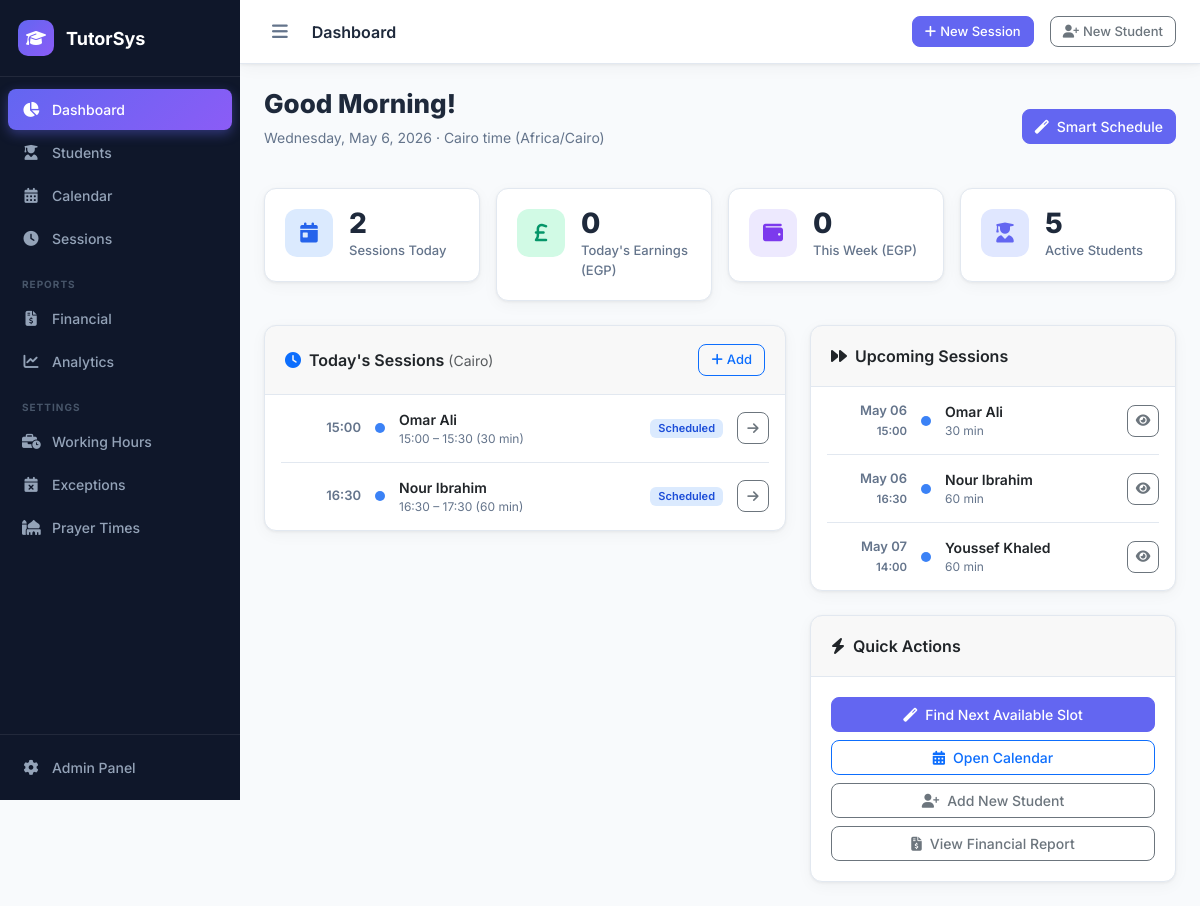
The page / on the database its author committed.
### scheduler/models.py (models this page shows, shortened)
class Session(models.Model):
    STATUS_CHOICES = [
        ('scheduled', _('Scheduled')),
        ('completed', _('Completed')),
        ('cancelled', _('Cancelled')),
        ('missed', _('Missed')),
    ]
    student = models.ForeignKey(Student, on_delete=models.CASCADE, related_name='sessions')
    start_time = models.DateTimeField()
    end_time = models.DateTimeField()
    status = models.CharField(max_length=20, choices=STATUS_CHOICES, default='scheduled')
    is_makeup = models.BooleanField(default=False)
    original_session = models.ForeignKey('self', on_delete=models.SET_NULL, null=True, blank=True, related_name='makeup_sessions')
    recurring_schedule = models.ForeignKey(RecurringSchedule, on_delete=models.SET_NULL, null=True, blank=True, related_name='sessions', help_text=_('The recurring pattern this session was generated from.'))
    is_override = models.BooleanField(default=False, help_text=_('True when this session has been individually modified from its recurring pattern.'))
    is_recurring = models.BooleanField(default=False)
    notes = models.TextField(blank=True)
    created_at = models.DateTimeField(auto_now_add=True)
    class Meta:
        ordering = ['start_time']
    @property
    def duration_minutes(self):
        delta = self.end_time - self.start_time
        return int(delta.total_seconds() / 60)

class Student(models.Model):
    name = models.CharField(max_length=200)
    phone = models.CharField(max_length=20, blank=True)
    notes = models.TextField(blank=True)
    country = models.CharField(max_length=100, blank=True)
    timezone = models.CharField(max_length=64, default='UTC')
    created_at = models.DateTimeField(auto_now_add=True)
    is_active = models.BooleanField(default=True)

### scheduler/views.py (the view)
# urls.py: path('', views.dashboard, name='dashboard'),
def dashboard(request):
    today = timezone.localdate()
    now = timezone.now()
    today_sessions = Session.objects.filter(start_time__date=today).select_related('student').order_by('start_time')
    upcoming = Session.objects.filter(start_time__gte=now, status='scheduled').select_related('student').order_by('start_time')[:5]
    today_earnings = sum(s.earnings for s in today_sessions.filter(status='completed'))
    week_start = today - timedelta(days=today.weekday())
    week_end = week_start + timedelta(days=6)
    week_earnings = sum(s.earnings for s in Session.objects.filter(start_time__date__gte=week_start, start_time__date__lte=week_end, status='completed').select_related('student'))
    total_students = Student.objects.filter(is_active=True).count()
    scheduled_today = list(today_sessions.filter(status='scheduled'))
    conflicts = [(s1, s2) for i, s1 in enumerate(scheduled_today) for s2 in scheduled_today[i + 1:] if s1.start_time < s2.end_time and s2.start_time < s1.end_time]
    return render(request, 'scheduler/dashboard.html', {'today': today, 'today_sessions': today_sessions, 'upcoming': upcoming, 'today_earnings': today_earnings, 'week_earnings': week_earnings, 'total_students': total_students, 'total_sessions_today': today_sessions.count(), 'conflicts': conflicts})

### templates/scheduler/dashboard.html (shortened to what this page needs)
{% extends "base.html" %}
{% block page_title %}Dashboard{% endblock %}
{% block content %}
<div class="page-header">
    <div>
        <h1>
            {% now "H" as hour %}
            {% if hour < "12" %}Good Morning{% elif hour < "17" %}Good Afternoon{% else %}Good Evening{% endif %}!
        </h1>
        <p>{{ today|date:"l, F j, Y" }} · Cairo time (Africa/Cairo)</p>
    </div>
    <a href="{% url 'scheduler:session_create' %}?suggest=1" class="btn btn-primary">
        <i class="fas fa-magic me-2"></i>Smart Schedule
    </a>
</div>
<div class="row g-3 mb-4">
    <div class="col-6 col-md-3">
        <div class="stat-card">
            <div class="stat-icon blue"><i class="fas fa-calendar-day"></i></div>
            <div>
                <div class="stat-value">{{ total_sessions_today }}</div>
                <div class="stat-label">Sessions Today</div>
            </div>
        </div>
    </div>
    <div class="col-6 col-md-3">
        <div class="stat-card">
            <div class="stat-icon green"><i class="fas fa-pound-sign"></i></div>
            <div>
                <div class="stat-value">{{ today_earnings|floatformat:0 }}</div>
                <div class="stat-label">Today's Earnings (EGP)</div>
            </div>
        </div>
    </div>
    <div class="col-6 col-md-3">
        <div class="stat-card">
            <div class="stat-icon purple"><i class="fas fa-wallet"></i></div>
            <div>
                <div class="stat-value">{{ week_earnings|floatformat:0 }}</div>
                <div class="stat-label">This Week (EGP)</div>
            </div>
        </div>
    </div>
    <div class="col-6 col-md-3">
        <div class="stat-card">
            <div class="stat-icon indigo"><i class="fas fa-user-graduate"></i></div>
            <div>
                <div class="stat-value">{{ total_students }}</div>
                <div class="stat-label">Active Students</div>
            </div>
        </div>
    </div>
</div>
<div class="row g-4">
    <div class="col-lg-7">
        <div class="card">
            <div class="card-header">
                <span><i class="fas fa-clock me-2 text-primary"></i>Today's Sessions <small class="fw-normal text-muted">(Cairo)</small></span>
                <a href="{% url 'scheduler:session_create' %}" class="btn btn-sm btn-outline-primary">
                    <i class="fas fa-plus me-1"></i>Add
                </a>
            </div>
            <div class="card-body p-0">
                {% if today_sessions %}
                <div class="px-3">
                    {% for session in today_sessions %}
                    <div class="session-item">
                        <div class="session-time">{{ session.start_time|date:"H:i" }}</div>
                        <div class="session-dot {{ session.status }}"></div>
                        <div class="flex-grow-1">
                            <div class="session-name">{{ session.student.name }}</div>
                            <div class="session-meta">
                                {{ session.start_time|date:"H:i" }} – {{ session.end_time|date:"H:i" }}
                                ({{ session.duration_minutes }} min)
                            </div>
                        </div>
                        <span class="badge badge-{{ session.status }}">{{ session.get_status_display }}</span>
                        <a href="{% url 'scheduler:session_detail' session.pk %}" class="btn btn-sm btn-outline-secondary btn-icon">
                            <i class="fas fa-arrow-right"></i>
                        </a>
                    </div>
                    {% endfor %}
                </div>
                {% else %}
                <div class="empty-state">
                    <i class="fas fa-calendar-check"></i>
                    <h5>No sessions today</h5>
                    <p>Enjoy your free day or <a href="{% url 'scheduler:session_create' %}">add a session</a>.</p>
                </div>
                {% endif %}
            </div>
        </div>
    </div>
    <div class="col-lg-5">
        <div class="card mb-4">
            <div class="card-header">
                <span><i class="fas fa-forward me-2 text-purple"></i>Upcoming Sessions</span>
            </div>
            <div class="card-body p-0">
                {% if upcoming %}
                <div class="px-3">
                    {% for session in upcoming %}
                    <div class="session-item">
                        <div class="session-time">
                            {{ session.start_time|date:"M d" }}<br>
                            <small>{{ session.start_time|date:"H:i" }}</small>
                        </div>
                        <div class="session-dot scheduled"></div>
                        <div class="flex-grow-1">
                            <div class="session-name">{{ session.student.name }}</div>
                            <div class="session-meta">
                                {{ session.duration_minutes }} min
                            </div>
                        </div>
                        <a href="{% url 'scheduler:session_detail' session.pk %}" class="btn btn-sm btn-outline-secondary btn-icon">
                            <i class="fas fa-eye"></i>
                        </a>
                    </div>
                    {% endfor %}
                </div>
                {% else %}
                <div class="empty-state py-4">
                    <i class="fas fa-calendar"></i>
                    <p class="mb-0">No upcoming sessions</p>
                </div>
                {% endif %}
            </div>
        </div>
        <div class="card">
            <div class="card-header"><span><i class="fas fa-bolt me-2 text-amber"></i>Quick Actions</span></div>
            <div class="card-body d-grid gap-2">
                <a href="{% url 'scheduler:session_create' %}?suggest=1" class="btn btn-primary">
                    <i class="fas fa-magic me-2"></i>Find Next Available Slot
                </a>
                <a href="{% url 'scheduler:calendar' %}" class="btn btn-outline-primary">
                    <i class="fas fa-calendar-alt me-2"></i>Open Calendar
                </a>
                <a href="{% url 'scheduler:student_create' %}" class="btn btn-outline-secondary">
                    <i class="fas fa-user-plus me-2"></i>Add New Student
                </a>
                <a href="{% url 'scheduler:reports' %}" class="btn btn-outline-secondary">
                    <i class="fas fa-file-invoice-dollar me-2"></i>View Financial Report
                </a>
            </div>
        </div>
    </div>
</div>
{% endblock %}

### templates/base.html (shortened to what this page needs)
{% load i18n %}
<!DOCTYPE html>
<html lang="en">
<head>
    <link href="https://cdn.jsdelivr.net/npm/bootstrap@5.3.2/dist/css/bootstrap.min.css" rel="stylesheet">
    <link href="https://cdnjs.cloudflare.com/ajax/libs/font-awesome/6.5.0/css/all.min.css" rel="stylesheet">
    <link href="/static/css/main.css" rel="stylesheet">
</head>
<body>
<div class="sidebar" id="sidebar">
    <div class="sidebar-brand">
        <div class="brand-icon"><i class="fas fa-graduation-cap"></i></div>
        <span class="brand-text">TutorSys</span>
    </div>
    <nav class="sidebar-nav">
        <a href="{% url 'scheduler:dashboard' %}" class="nav-item {% if request.resolver_match.url_name == 'dashboard' %}active{% endif %}"><i class="fas fa-chart-pie"></i><span>{% trans "Dashboard" %}</span></a>
        <a href="{% url 'scheduler:student_list' %}" class="nav-item {% if 'student' in request.resolver_match.url_name %}active{% endif %}"><i class="fas fa-user-graduate"></i><span>{% trans "Students" %}</span></a>
        <a href="{% url 'scheduler:calendar' %}" class="nav-item {% if 'calendar' in request.resolver_match.url_name %}active{% endif %}"><i class="fas fa-calendar-alt"></i><span>{% trans "Calendar" %}</span></a>
        <a href="{% url 'scheduler:session_list' %}" class="nav-item "><i class="fas fa-clock"></i><span>{% trans "Sessions" %}</span></a>
        <div class="nav-divider">{% trans "Reports" %}</div>
        <a href="{% url 'scheduler:reports' %}" class="nav-item {% if request.resolver_match.url_name == 'reports' %}active{% endif %}"><i class="fas fa-file-invoice-dollar"></i><span>{% trans "Financial" %}</span></a>
        <a href="{% url 'scheduler:analytics' %}" class="nav-item {% if request.resolver_match.url_name == 'analytics' %}active{% endif %}"><i class="fas fa-chart-line"></i><span>{% trans "Analytics" %}</span></a>
        <div class="nav-divider">{% trans "Settings" %}</div>
        <a href="{% url 'scheduler:working_hours' %}" class="nav-item {% if 'working_hours' in request.resolver_match.url_name %}active{% endif %}"><i class="fas fa-business-time"></i><span>{% trans "Working Hours" %}</span></a>
        <a href="{% url 'scheduler:exception_days' %}" class="nav-item {% if 'exception' in request.resolver_match.url_name %}active{% endif %}"><i class="fas fa-calendar-times"></i><span>{% trans "Exceptions" %}</span></a>
        <a href="{% url 'scheduler:prayer_times' %}" class="nav-item {% if 'prayer' in request.resolver_match.url_name %}active{% endif %}"><i class="fas fa-mosque"></i><span>{% trans "Prayer Times" %}</span></a>
    </nav>
    <div class="sidebar-footer"><a href="/admin/" class="nav-item"><i class="fas fa-cog"></i><span>{% trans "Admin Panel" %}</span></a></div>
</div>
<div class="main-wrapper">
    <header class="topbar">
        <button class="sidebar-toggle" onclick="toggleSidebar()"><i class="fas fa-bars"></i></button>
        <div class="topbar-title">{% block page_title %}{% endblock %}</div>
        <div class="topbar-actions">
            <a href="{% url 'scheduler:session_create' %}?suggest=1" class="btn btn-primary btn-sm"><i class="fas fa-plus me-1"></i>{% trans "New Session" %}</a>
            <a href="{% url 'scheduler:student_create' %}" class="btn btn-outline-secondary btn-sm ms-2"><i class="fas fa-user-plus me-1"></i>{% trans "New Student" %}</a>
        </div>
    </header>
    <main class="content">{% block content %}{% endblock %}</main>
</div>
</body>
</html>

### rows shown on the page
Session: start_time "15:00", student.name "Omar Ali", end_time "15:30", duration_minutes "30", status "Scheduled", start_time "May 06"
Session: start_time "16:30", student.name "Nour Ibrahim", end_time "17:30", duration_minutes "60", status "Scheduled", start_time "May 06"
Session: start_time "May 07", start_time "14:00", student.name "Youssef Khaled", duration_minutes "60"

### other values the page prints
{{ today|date:"l, F j, Y" }} "Wednesday, May 6, 2026"
{{ total_sessions_today }} "2"
{{ today_earnings|floatformat:0 }} "0"
{{ week_earnings|floatformat:0 }} "0"
{{ total_students }} "5"
